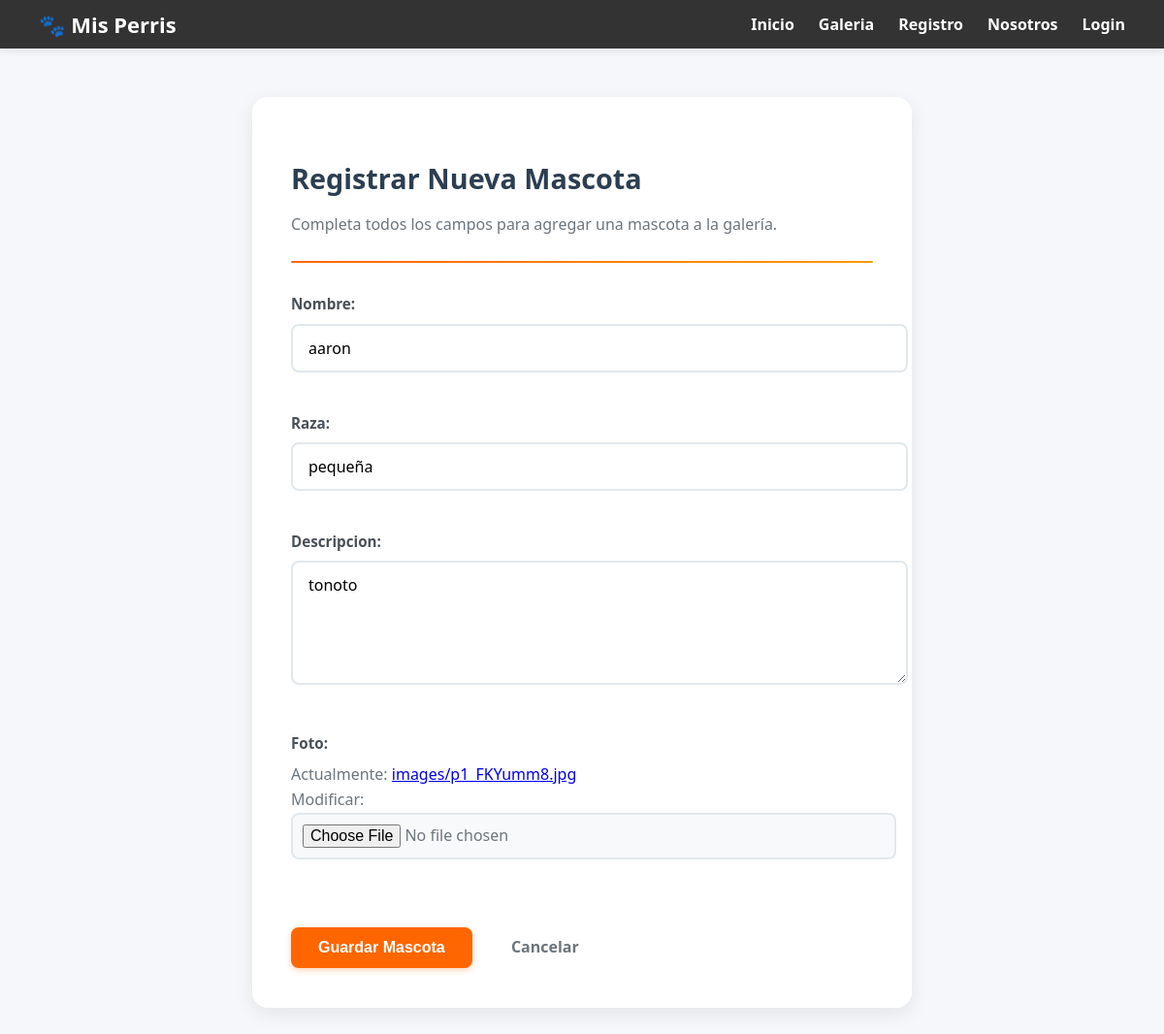
/editar/3/, run on the app's committed database.
### mascotas/models.py (models this page shows, shortened)
class Mascotas(models.Model):
    nombre = models.CharField(max_length=100)
    raza = models.CharField(max_length=100)
    descripcion = models.TextField()
    foto = models.ImageField(upload_to='images/')
    class Meta:
        db_table = 'mascota'
        verbose_name = 'Mascota'
        verbose_name_plural = 'Mascotas'

### mascotas/views.py (the view)
# urls.py: path('editar/<int:pk>/', editar_mascota, name='editar_mascota'),
def editar_mascota(request, pk):
    mascota = get_object_or_404(Mascotas, pk=pk)
    if request.method == 'POST':
        form = MascotaForm(request.POST, request.FILES, instance=mascota)
        if form.is_valid():
            form.save()
            return redirect('galeria')
    else:
        form = MascotaForm(instance=mascota)
    return render(request, 'form_mascota.html', {'form': form})

### mascotas/froms.py
class MascotaForm(forms.ModelForm):
    class Meta:
        model = Mascotas
        fields = ['nombre', 'raza', 'descripcion', 'foto']
        widgets = {
            'nombre': forms.TextInput(attrs={'class': 'form-control', 'placeholder': 'Nombre de la mascota'}),
            'raza': forms.TextInput(attrs={'class': 'form-control', 'placeholder': 'Ej: Pug, Gato Siamés'}),
            'descripcion': forms.Textarea(attrs={'class': 'form-control', 'rows': 4}),
            'foto': forms.ClearableFileInput(attrs={'class': 'form-control-file'}),
        }

### mascotas/templates/form_mascota.html (shortened to what this page needs)
{% extends "base.html" %}
{% load static %}
{% block content %}
<section class="formulario-mascota">
    <h1>Registrar Nueva Mascota</h1>
    <p>Completa todos los campos para agregar una mascota a la galería.</p>
    <hr>
    <form method="post" enctype="multipart/form-data">
        {{ form.as_p }}
        <button type="submit">Guardar Mascota</button>
        <a href="{% url 'galeria' %}">Cancelar</a>
    </form>
</section>
{% endblock %}

### static/css/style.css (style rules this page uses)
body { margin: 0; font-family: 'Segoe UI', Tahoma, Geneva, Verdana, sans-serif; background: #f5f7fa; color: #333; }
.admin-form, .formulario-mascota { max-width: 700px; margin: 50px auto; padding: 40px; background: #ffffff; border-radius: 16px; box-shadow: 0 6px 20px rgba(0, 0, 0, 0.08); }
.formulario-mascota { max-width: 600px; }
.formulario-mascota h1 { color: #2c3e50; font-size: 1.8rem; font-weight: 700; margin-bottom: 12px; text-align: left; }
.formulario-mascota p { color: #6c757d; font-size: 1rem; margin-bottom: 20px; line-height: 1.6; }
.formulario-mascota hr { border: none; height: 2px; background: linear-gradient(90deg, #ff6600, #ff9800); margin: 25px 0 30px 0; border-radius: 2px; }
.admin-form label, .formulario-mascota label { display: block; font-weight: 600; color: #495057; margin-bottom: 8px; font-size: 0.95rem; }
.admin-form input[type="text"], .admin-form input[type="email"], .admin-form input[type="tel"], .admin-form input[type="number"], .admin-form input[type="date"], .admin-form input[type="file"], .admin-form select, .admin-form textarea, .formulario-mascota input[type="text"], .formulario-mascota input[type="email"], .formulario-mascota input[type="tel"], .formulario-mascota input[type="number"], .formulario-mascota input[type="date"], .formulario-mascota input[type="file"], .formulario-mascota select, .formulario-mascota textarea { width: 100%; padding: 12px 16px; border: 2px solid #e1e8ed; border-radius: 8px; font-size: 1rem; transition: all 0.3s ease; background-color: #fff; font-family: 'Segoe UI', Tahoma, Geneva, Verdana, sans-serif; margin-bottom: 20px; }
.admin-form textarea, .formulario-mascota textarea { resize: vertical; min-height: 100px; }
.admin-form form > p, .formulario-mascota form > p { margin-bottom: 20px; }
.formulario-mascota input[type="file"] { padding: 10px; cursor: pointer; background-color: #f8f9fa; }
.formulario-mascota button[type="submit"] { padding: 12px 28px; background-color: #ff6600; color: white; border: none; border-radius: 8px; font-weight: 600; font-size: 1rem; cursor: pointer; transition: all 0.3s ease; box-shadow: 0 2px 6px rgba(255, 102, 0, 0.3); margin-top: 30px; }
.formulario-mascota a[href*="galeria"] { padding: 12px 24px; color: #6c757d; text-decoration: none; font-weight: 600; font-size: 1rem; border-radius: 8px; transition: all 0.3s ease; display: inline-block; margin-left: 12px; }

### data on the page
Mascotas: nombre "aaron", raza "pequeña", descripcion "tonoto"
